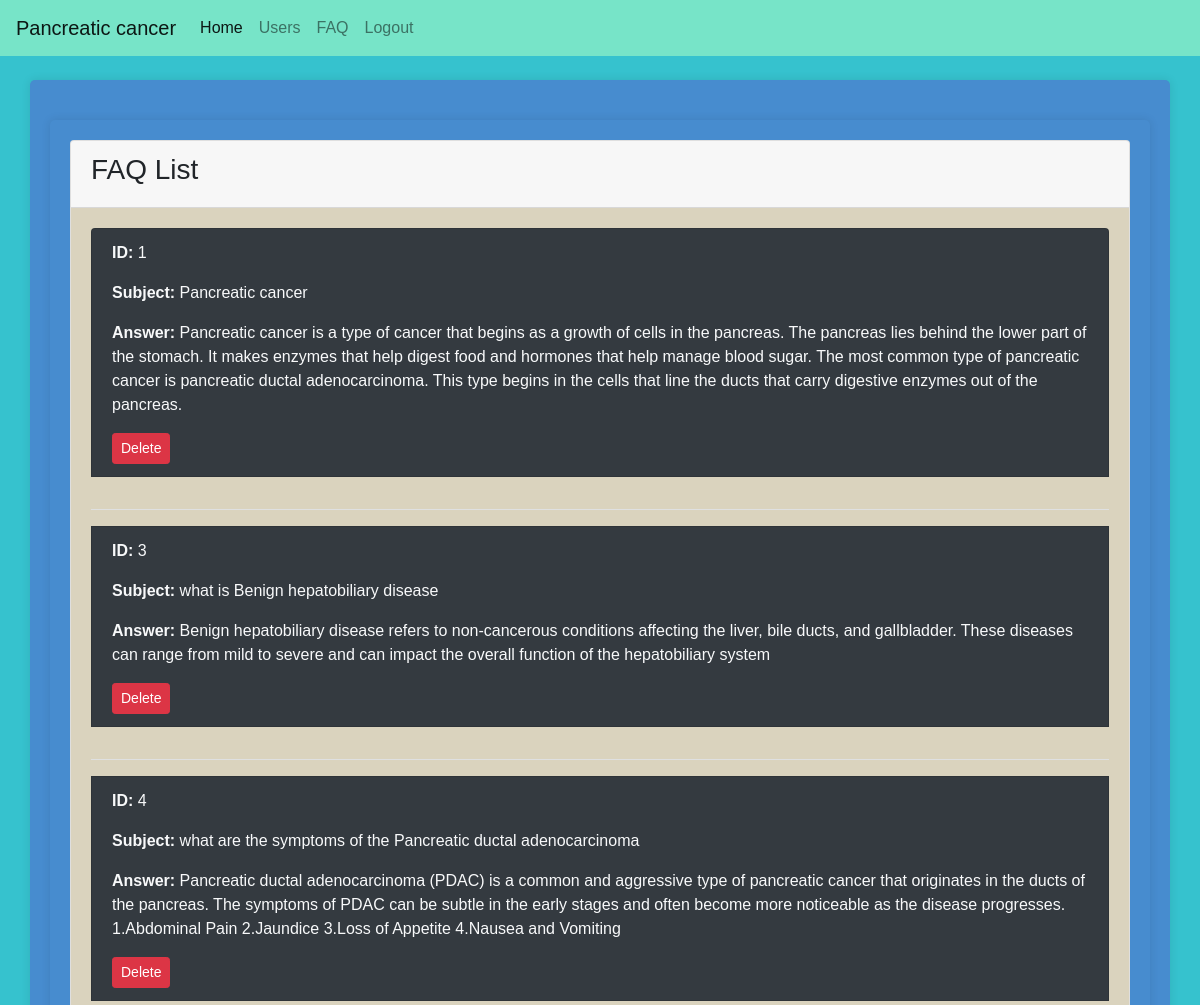
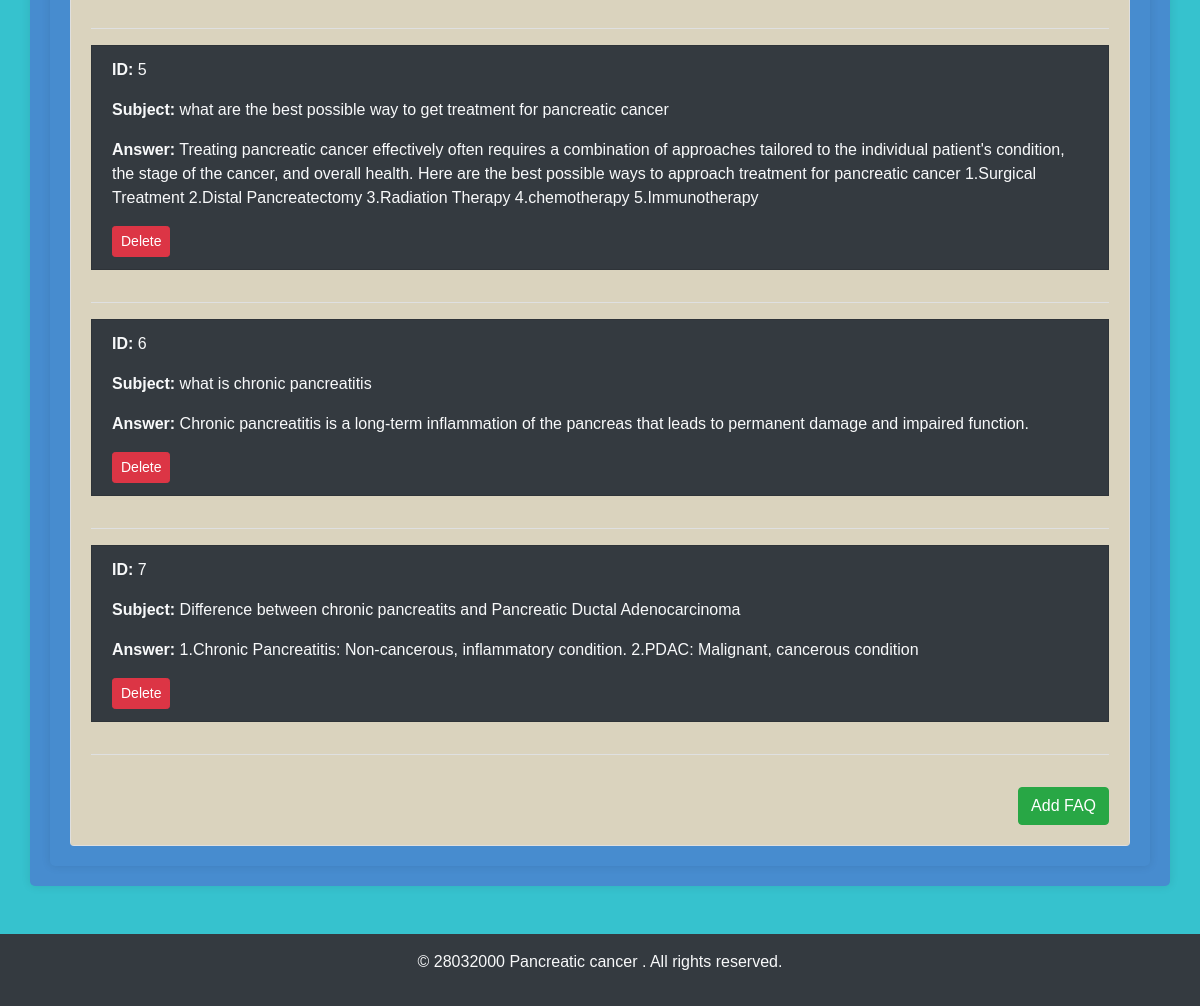
Page /adminfaqlist on the committed database (2 pictures, top to bottom).
### tables this page shows
CREATE TABLE faq (
                        id INTEGER PRIMARY KEY AUTOINCREMENT,
                        subject TEXT NOT NULL,
                        answer TEXT);

### app.py (the view)
@app.route('/adminfaqlist')
def faq_list():
    conn = sql.connect('data.db')
    faqs = conn.execute('SELECT * FROM faq').fetchall()
    conn.close()
    return render_template('AdminFaqList.html', faqs=faqs)

### templates/AdminFaqList.html
{% extends "AdminBase.html" %}
{% block content %}
<div class="container">
    <div class="card">
        <div class="card-header">
            <h3>FAQ List</h3>
        </div>
        <div class="card-body">
            <div class="list-group">
                {% for faq in faqs %}
                <div class="list-group-item bg-dark text-light mb-3">
                    <p><strong>ID:</strong> {{ faq[0] }}</p>
                    <p><strong>Subject:</strong> {{ faq[1] }}</p>
                    <p><strong>Answer:</strong> {{ faq[2] }}</p>
                    <form action="{{ url_for('delete_faq', faq_id=faq[0]) }}" method="post" style="display:inline;">
                        <button type="submit" class="btn btn-danger btn-sm">Delete</button>
                    </form>
                </div>
                <hr class="bg-light">
                {% endfor %}
            </div>
            <div class="text-right mt-3">
                <a href="{{ url_for('add_faq') }}" class="btn btn-success">Add FAQ</a>
            </div>
        </div>
    </div>
</div>
{% endblock %}

### static/CSS/Style.css (style rules this page uses)
* { margin: 0; padding: 0; box-sizing: border-box; }
body { font-family: Arial, sans-serif; background-color: #36C2CE; }
.container { background-color: #478CCF; padding: 20px; margin-top: 20px; border-radius: 5px; box-shadow: 0 0 10px rgba(0,0,0,0.1); }
.card-body { background-color: #DAD3BE; }

### rows in the picture
faq: id "1", subject "Pancreatic cancer", answer "Pancreatic cancer is a type of cancer that begins as a growth of cells in the pancreas. The pancreas lies behind the lower part of the stomach. It makes enzymes that help digest food and hormones that help manage blood sugar. The most common type of pancreatic cancer is pancreatic ductal adenocarcinoma. This type begins in the cells that line the ducts that carry digestive enzymes out of the pancreas."
faq: id "3", subject "what is Benign hepatobiliary disease", answer "Benign hepatobiliary disease refers to non-cancerous conditions affecting the liver, bile ducts, and gallbladder. These diseases can range from mild to severe and can impact the overall function of the hepatobiliary system"
faq: id "4", subject "what are the symptoms of the Pancreatic ductal adenocarcinoma", answer "Pancreatic ductal adenocarcinoma (PDAC) is a common and aggressive type of pancreatic cancer that originates in the ducts of the pancreas. The symptoms of PDAC can be subtle in the early stages and often become more noticeable as the disease progresses. 1.Abdominal Pain 2.Jaundice 3.Loss of Appetite 4.Nausea and Vomiting"
faq: id "5", subject "what are the best possible way to get treatment for pancreatic cancer", answer "Treating pancreatic cancer effectively often requires a combination of approaches tailored to the individual patient's condition, the stage of the cancer, and overall health. Here are the best possible ways to approach treatment for pancreatic cancer 1.Surgical Treatment 2.Distal Pancreatectomy 3.Radiation Therapy 4.chemotherapy 5.Immunotherapy"
faq: id "6", subject "what is chronic pancreatitis", answer "Chronic pancreatitis is a long-term inflammation of the pancreas that leads to permanent damage and impaired function."
faq: id "7", subject "Difference between chronic pancreatits and Pancreatic Ductal Adenocarcinoma", answer "1.Chronic Pancreatitis: Non-cancerous, inflammatory condition. 2.PDAC: Malignant, cancerous condition"
